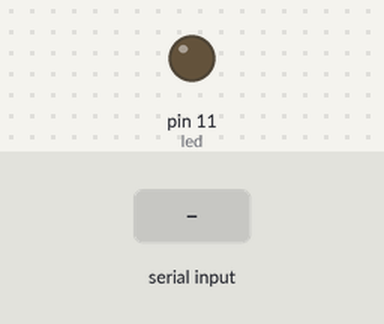
Bench run of a sketch on a simulated Arduino Mega 2560, built with avr-gcc and run on an emulated ATmega2560. Shown: output pins drawn as LEDs (lit = HIGH). The inputs (shaded band) are chosen by the test bench.

Above: at 1.2 s.
1.3 s: "1" received over Serial
At 2.4 s:
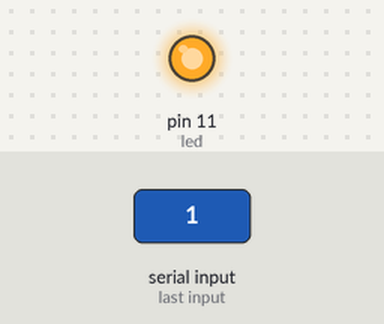
2.8 s: "0" received over Serial
At 3.6 s:
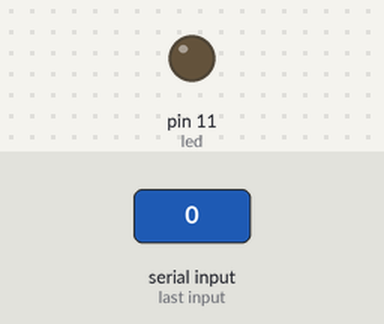
Timing chart, 0 to 5.8 s (numbered marks = the images above; inputs shaded):
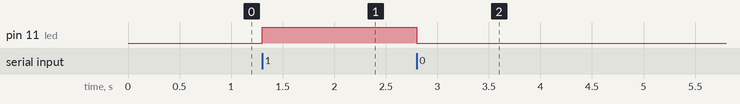

Measured:
- after the input at 1.3 s, pin 11 (led): LOW → HIGH at once
- after the input at 2.8 s, pin 11 (led): HIGH → LOW at once

The sketch:

Hubtest1.ino
```cpp
int led=11;

void setup() {
  Serial1.begin(9600);
  Serial.begin(9600);
  pinMode(led, OUTPUT);

}
//test
void loop() {
  while(Serial.available()){
    char Var=Serial.read();
    Serial1.println(Var);
    if(Var=='1'){
      digitalWrite(led, HIGH);
  }
     if(Var=='0'){
      digitalWrite(led, LOW);
  }
  }
}
```
